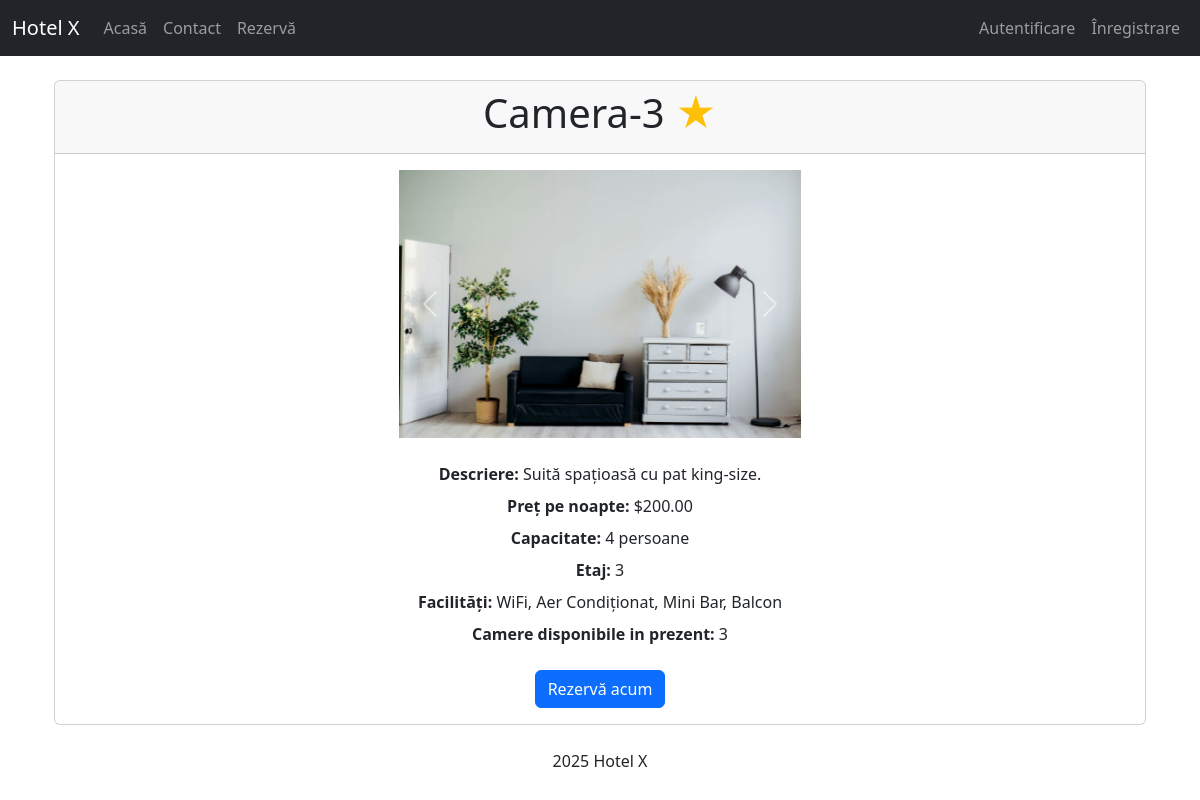
The page /room?id=3 on the database its author committed.
### tables this page shows
CREATE TABLE rooms (
    id INT AUTO_INCREMENT PRIMARY KEY,
    name VARCHAR(100) NOT NULL UNIQUE,
    description TEXT NOT NULL,
    image_url VARCHAR(255) NOT NULL,
    images JSON DEFAULT NULL,
    price_per_night DECIMAL(10, 2) NOT NULL,
    capacity INT NOT NULL,
    floor INT NOT NULL,
    popular TINYINT(1) DEFAULT 0,
    available_rooms INT NOT NULL DEFAULT 0,
    created_at TIMESTAMP DEFAULT CURRENT_TIMESTAMP
);

### app/controllers/RoomController.php (called while the page is built, shortened)
<?php
class RoomController
{
    public function details()
    {
        try {
            $roomId = $_GET['id'];
            $room = Room::getRoomById($roomId);
            $room['images'] = json_decode($room['images'], true);
            $room['facilities'] = Room::getRoomFacilities($roomId);
            require __DIR__ . '/../views/layout.php';
        } catch (Exception $e) {
            $error = $e->getMessage();
            $title = 'Error';
            $view = __DIR__ . '/../views/error.php';
            require __DIR__ . '/../views/layout.php';
        }
    }
}
?>

### app/models/Room.php (called while the page is built, shortened)
<?php
class Room
{
    public static function getRoomById($id)
    {
        $db = Database::getInstance()->getConnection();
        $stmt = $db->prepare("SELECT * FROM rooms WHERE id = :id");
        $stmt->bindParam(':id', $id, PDO::PARAM_INT);
        $stmt->execute();
        return $stmt->fetch(PDO::FETCH_ASSOC);
    }
    public static function getRoomFacilities($roomId)
    {
        $db = Database::getInstance()->getConnection();
        $stmt = $db->prepare("
            SELECT facilities.name
            FROM facilities
            JOIN room_facilities ON facilities.id = room_facilities.facility_id
            WHERE room_facilities.room_id = :room_id
        ");
        $stmt->bindParam(':room_id', $roomId, PDO::PARAM_INT);
        $stmt->execute();
        return $stmt->fetchAll(PDO::FETCH_COLUMN);
    }
}
?>

### app/helpers/convertPrice.php (called while the page is built, shortened)
<?php
function convertPrice($amount, $currency = 'USD')
{
    if($currency === 'USD') {
        return formatPrice($amount, $currency);
    }
    $convertedAmount = getLiveConversionRate($amount, 'USD', $currency);
    return formatPrice($convertedAmount, $currency);
}
function formatPrice($amount, $currency)
{
    $currencySymbols = [
        'USD' => '$',
        'EUR' => '€',
        'GBP' => '£',
        'JPY' => '¥',
        'INR' => '₹',
        'CNY' => '¥',
        'AUD' => 'A$',
        'CAD' => 'C$',
        'CHF' => 'CHF',
    ];
    if (isset($currencySymbols[$currency])) {
        $symbol = $currencySymbols[$currency];
    } else {
        $symbol = $currency;
    }
    return $symbol . number_format($amount, 2);
}
?>

### app/views/room_details.php (the view, shortened to what this page needs)
<?php
    require_once __DIR__ . '/../helpers/convertPrice.php';
    $preferred_currency = $_SESSION['preferred_currency'];
    ?>
<div class="container mt-4">
    <div class="card">
        <div class="card-header text-center">
            <h1>
        <?php echo htmlspecialchars($room['name']); ?>
            <?php if ($room['popular']): ?>
                    <span class="text-warning">&#9733;</span>
                <?php endif; ?>
            </h1>
        </div>
        <div class="card-body text-center">
            <div id="roomCarousel" class="carousel slide m-auto mb-4" data-bs-ride="carousel" style="width: fit-content;">
                <div class="carousel-inner">
                    <?php foreach ($room['images'] as $index => $image): ?>
                        <div class="carousel-item <?php echo $index === 0 ? 'active' : ''; ?>">
                            <img src="<?php echo htmlspecialchars($image); ?>" class="d-block w-auto" alt="Imagine Cameră" style="height: 268px; object-fit: cover;">
                        </div>
                    <?php endforeach; ?>
                </div>
                <?php if (count($room['images']) > 1): ?>
                    <button class="carousel-control-prev" type="button" data-bs-target="#roomCarousel" data-bs-slide="prev" style="height: 268px;">
                        <span class="carousel-control-prev-icon" aria-hidden="true"></span>
                    </button>
                    <button class="carousel-control-next" type="button" data-bs-target="#roomCarousel" data-bs-slide="next" style="height: 268px;">
                        <span class="carousel-control-next-icon" aria-hidden="true"></span>
                    </button>
                <?php endif; ?>
            </div>
            <p class="my-2"><strong>Descriere:</strong> <?php echo htmlspecialchars($room['description']); ?></p>
            <p class="my-2"><strong>Preț pe noapte:</strong> <?php echo htmlspecialchars(convertPrice($room['price_per_night'], $preferred_currency)); ?></p>
            <p class="my-2"><strong>Capacitate:</strong> <?php echo htmlspecialchars($room['capacity']); ?> persoane</p>
            <p class="my-2"><strong>Etaj:</strong> <?php echo htmlspecialchars($room['floor']); ?></p>
            <p class="my-2"><strong>Facilități:</strong> <?php echo isset($room['facilities']) ? htmlspecialchars(implode(', ', $room['facilities'])) : 'N/A'; ?></p>
                <p class="my-2"><strong>Camere disponibile in prezent:</strong> <?= htmlspecialchars($room['available_rooms']); ?> </p>
            <div class="text-center mt-4">
                <?php
                if ($room['available_rooms'] >= 1): ?>
                    <a href="/initializeBooking?room_id=<?= $room['id']; ?>" class="btn btn-primary">Rezervă acum</a>
                    <?php endif; ?>
            </div>
        </div>
    </div>
</div>

### rows shown on the page
rooms: name "Camera-3", description "Suită spațioasă cu pat king-size.", price_per_night "$200.00", capacity "4", floor "3", available_rooms "3"

### other values the page prints
implode(', ', $room['facilities']) "WiFi, Aer Condiționat, Mini Bar, Balcon"
